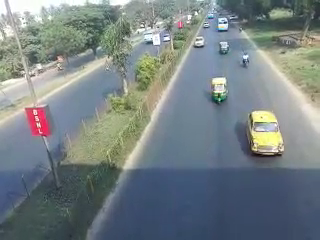
#> input picture frame 102 of Unscented_Kalman_Filter/traffic.mp4, 320 x 240 px, given in place of Red_Ball_with_obstracle.mp4, which was not available
$ python Bayes_Filter.py
#> lines starting #> are read from the running program, lines starting #| are printed output that depends on the picture; after the words box and inside, x2 and y2 are one past the last pixel; in counts of white or black regions, pixels touching at a corner belong together; pictures that were not available may be replaced by others from this repository, and a replacement may not be noted
import cv2
import numpy as np
import time
import random
import matplotlib.pyplot as plt
from filterpy.discrete_bayes import normalize
from filterpy.discrete_bayes import update
from filterpy.discrete_bayes import predict

# Basic Utility Functions
def create_ground_truth(img):
    '''
    Create the background image by setting the objects location pixals as white
    '''
    img = np.array(img)
    img[0:200, 0: 200 , :] = np.ones((200, 200, 3))*255
    return img

def diff_mask(image, background):
    '''
    Subtract the current image (with the object) with the background image to get a blob mask
    '''
    diff = cv2.subtract(background, image)
    diff = cv2.cvtColor(diff, cv2.COLOR_BGR2GRAY)
    _, res = cv2.threshold(diff, 127, 255, cv2.THRESH_BINARY)
    return res

def find_region(mask):
    '''
    Use the blob mask to find the bouding box of the image
    '''
    rows = np.where(np.any(mask!=0, axis=1))[0]
    columns = np.where(np.any(mask!=0, axis=0))[0]
    try:
        top_left = (min(columns), min(rows))
        bottom_right = (max(columns), max(rows))
    except:
        top_left = (-1,-1)
        bottom_right = (-1, -1)
    return top_left, bottom_right

def find_center(bound_box):
    '''
    Find center of the detected image
    '''
    if not((bound_box[0][0] == -1 and bound_box[0][1] == -1) or (bound_box[1][0] == -1 and bound_box[1][1] == -1) ):
        x = int((bound_box[1][0]+bound_box[0][0])/2)
        y = int((bound_box[1][1]+bound_box[0][1])/2)
        return (x,y)
    else:
        return (-1,-1)


def bar_plot(pos, x=None, ylim=(0,1), title=None, c='#30a2da',**kwargs):
    ax = plt.gca()
    if x is None:
        x = np.arange(len(pos))
    ax.bar(x, pos, color=c, **kwargs)
    if ylim:
        plt.ylim(ylim)
    plt.xticks(np.asarray(x), x)
    if title is not None:
        plt.title(title)


def lh_space(track, z, z_prob):
    '''
    Compute likelihood that a measurement matches positions in the track.
    '''
    try:
        scale = z_prob / (1.0 - z_prob)
    except ZeroDivisionError:
        scale = 1e8

    likelihood = np.ones(len(track))
    likelihood[track==z] *= scale

    return likelihood


class Train(object):

    def __init__(self, track_len, kernel=[1.0], sensor_accuracy=0.9):
        self.track_len = track_len
        self.pos = 0
        self.kernel = kernel
        self.sensor_accuracy = sensor_accuracy

    def move(self, distance=1):
        '''
        Move in the specified direction with some small chance of error
        '''
        self.pos += distance
        # insert random movement error according to kernel
        r = random.random()
        s = 0
        offset = -(len(self.kernel) - 1) / 2
        for k in self.kernel:
            s += k
            if r <= s:
                break
            offset += 1
        self.pos = int((self.pos + offset) % self.track_len)
        return self.pos

    def sense(self):
        pos = self.pos
         # insert random sensor error
        if random.random() > self.sensor_accuracy:
            if random.random() > 0.5:
                pos += 1
            else:
                pos -= 1
        return pos


def train_filter(l,iterations, kernel, sensor_accuracy, move_distance, do_print=True):
    temp = [i for i in range(len(l))]
    track = np.array(temp)
    prior = np.array([.9] + [0.01]*1919999)
    posterior = prior[:]
    normalize(prior)

    object = Train(len(track), kernel, sensor_accuracy)
    for i in range(iterations):
        # move the robot and
        object.move(distance=move_distance)

        # peform prediction
        prior = predict(posterior, move_distance, kernel)

        #  and update the filter
        m = object.sense()
        likelihood = lh_space(track, m, sensor_accuracy)
        posterior = update(likelihood, prior)
        index = np.argmax(posterior)

        if do_print:
            print(f'time {i}: pos {object.pos}, sensed {m}, at position {track[object.pos]}')
            conf = posterior[index] * 100
            print(f'estimated position is {index} with confidence {conf:.4f}%:')

    bar_plot(posterior)
    if do_print:
        print()
        print('final position is', object.pos)
        index = np.argmax(posterior)
        print('''Estimated position is {} with '''
               '''confidence {:.4f}%:'''.format(
                 index, posterior[index]*100))


def main():
    # Import the simulation video
    cap = cv2.VideoCapture('Red_Ball_with_obstracle.mp4')

    if(cap.isOpened() == False):
        print("Error opening video")

    ret, frame = cap.read()
#> frame is the input picture: shape (240, 320, 3); mean B, G, R 131.8, 129.3, 119.3

    # Create the background
    background = create_ground_truth(frame)
#> in create_ground_truth, `img[0:200, 0: 200 , :] = np.ones((200, 200, 3))*255`:
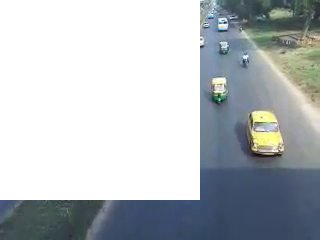
#> img: shape (240, 320, 3); mean B, G, R 191.6, 187.8, 182.1

    while(cap.isOpened()):
        ret, frame = cap.read()
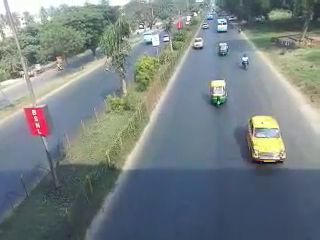
#> input picture frame 103 of Unscented_Kalman_Filter/traffic.mp4, 320 x 240 px, given in place of Red_Ball_with_obstracle.mp4, which was not available
#> frame is the input picture: shape (240, 320, 3); mean B, G, R 131.8, 129.6, 119.5

        if ret == True:
            diff = diff_mask(frame,background)
#> in diff_mask, `diff = cv2.cvtColor(diff, cv2.COLOR_BGR2GRAY)`:
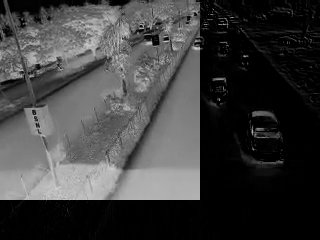
#> diff: shape (240, 320); min 0, max 208, mean 61.6
#> in diff_mask, `_, res = cv2.threshold(diff, 127, 255, cv2.THRESH_BINARY)`:
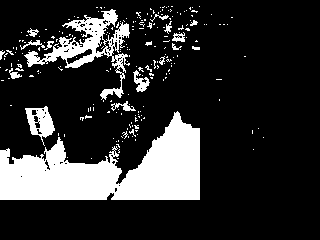
#> res: shape (240, 320); 18.6% white; 225 white regions (207 under 20 px), largest, box (x1, y1, x2, y2) and area: (0, 111, 200, 200) 9748, (24, 9, 130, 100) 2464, (25, 106, 55, 146) 580
            frame_out = np.array(frame)
            bound_box = find_region(diff)
#> in find_region, `rows = np.where(np.any(mask!=0, axis=1))[0]`: rows = 194 values from 6 to 199
#> in find_region, `columns = np.where(np.any(mask!=0, axis=0))[0]`: columns = 220 values from 0 to 263
#> in find_region, `top_left = (min(columns), min(rows))`: top_left = (0, 6)
#> in find_region, `bottom_right = (max(columns), max(rows))`: bottom_right = (263, 199)
#> bound_box = ((0, 6), (263, 199))
            center = find_center(bound_box)
#> in find_center, `x = int((bound_box[1][0]+bound_box[0][0])/2)`: x = 131
#> in find_center, `y = int((bound_box[1][1]+bound_box[0][1])/2)`: y = 102
#> center = (131, 102)
            with_rect = cv2.rectangle(frame, bound_box[0], bound_box[1], (255, 0, 0), 2)
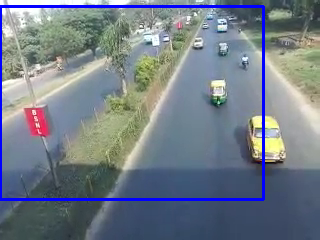
#> with_rect: shape (240, 320, 3); mean B, G, R 135.6, 125.1, 115.4

            #Apply Bayes Filter
            t = time.time()
            b = np.reshape(frame_out, (np.product(frame_out.shape),))
            #print(b.shape)
            np.set_printoptions(precision=2, suppress=True, linewidth=60)
            train_filter(b,1, kernel=[.1, .8, .1], sensor_accuracy=.9,move_distance=1, do_print=True)
#> in train_filter, `temp = [i for i in range(len(l))]`: temp = 230400 items
#> (the call stopped at in train_filter, `prior = predict(posterior, move_distance, kernel)`: filterpy is not available in this run)

            print("Time required to process frame: %.3f seconds"%(time.time()-t))


            cv2.imshow("video", cv2.resize(with_rect, (200, 200)))
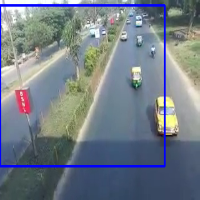
#> window 'video': shape (200, 200, 3); mean B, G, R 135.5, 125.1, 115.3
            cv2.imshow("detector", cv2.resize(diff,(200,200)))
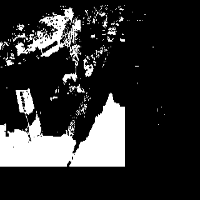
#> window 'detector': shape (200, 200); min 0, max 255, mean 47.4

            if cv2.waitKey(20) == ord('q'):
#> (key q is pressed here)
                break
        else:
            break

    cap.release()
    cv2.destroyAllWindows()

if __name__  == '__main__':
    main()

$ run again, starting later in the video
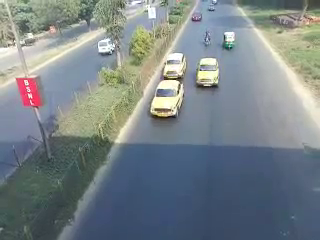
#> input picture frame 459 of Unscented_Kalman_Filter/traffic.mp4, 320 x 240 px, given in place of Red_Ball_with_obstracle.mp4, which was not available
#> in main, frame is the input picture: shape (240, 320, 3); mean B, G, R 135, 131.2, 121.6
#> in diff_mask, `_, res = cv2.threshold(diff, 127, 255, cv2.THRESH_BINARY)`:
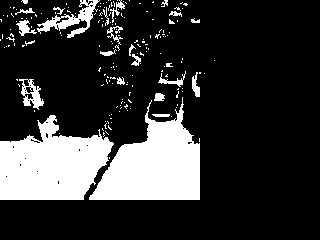
#> res: shape (240, 320); 20.3% white; 186 white regions (162 under 20 px), largest, box (x1, y1, x2, y2) and area: (0, 115, 114, 200) 6478, (89, 97, 200, 200) 6389, (37, 0, 100, 38) 738
#> rows = 200 values from 0 to 199
#> columns = 203 values from 0 to 214
#> top_left = (0, 0)
#> bottom_right = (214, 199)
#> bound_box = ((0, 0), (214, 199))
#> x = 107
#> y = 99
#> center = (107, 99)
#> temp = 230400 items
#> in main, `cv2.imshow("detector", cv2.resize(diff,(200,200)))`:
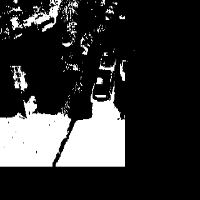
#> window 'detector': shape (200, 200); min 0, max 255, mean 51.6

$ run again, starting later in the video
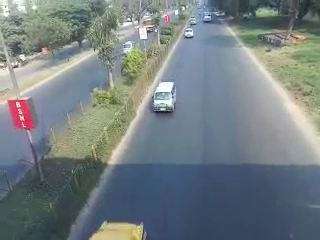
#> input picture frame 816 of Unscented_Kalman_Filter/traffic.mp4, 320 x 240 px, given in place of Red_Ball_with_obstracle.mp4, which was not available
#> in main, frame is the input picture: shape (240, 320, 3); mean B, G, R 129.6, 127.2, 117.2
#> in diff_mask, `_, res = cv2.threshold(diff, 127, 255, cv2.THRESH_BINARY)`:
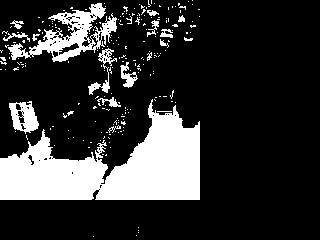
#> res: shape (240, 320); 20.1% white; 223 white regions (206 under 20 px), largest, box (x1, y1, x2, y2) and area: (0, 99, 200, 200) 10906, (8, 3, 117, 62) 2234, (9, 101, 39, 134) 588
#> rows = 205 values from 0 to 236
#> columns = 200 values from 0 to 199
#> top_left = (0, 0)
#> bottom_right = (199, 236)
#> bound_box = ((0, 0), (199, 236))
#> x = 99
#> y = 118
#> center = (99, 118)
#> temp = 230400 items
#> in main, `cv2.imshow("detector", cv2.resize(diff,(200,200)))`:
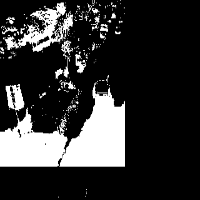
#> window 'detector': shape (200, 200); min 0, max 255, mean 51.3
